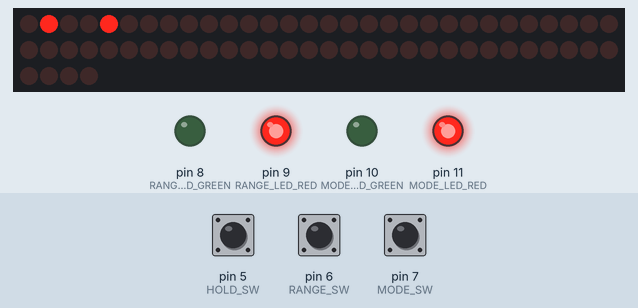
Bench run of a sketch on a simulated Arduino Uno, built with avr-gcc and run on an emulated ATmega328P. On the bench: 64 shift-register outputs drawn as a row of LEDs (first output left, lit = HIGH), output pins drawn as LEDs (lit = HIGH). Wiring (inferred from the names in the program): 8 × shift register (74HC595): data pin 2; shift clock pin 3; latch pin 4. Wiring (inferred from the signals the program sends): row of LEDs: on Q0, Q1, Q2, Q3, Q4, Q5, Q6, Q7, Q8, Q9, Q10, Q11, Q12, Q13, Q14, Q15, Q16, Q17, Q18, Q19, Q20, Q21, Q22, Q23, Q24, Q25, Q26, Q27, Q28, Q29, Q30, Q31, Q32, Q33, Q34, Q35, Q36, Q37, Q38, Q39, Q40, Q41, Q42, Q43, Q44, Q45, Q46, Q47, Q48, Q49, Q50, Q51, Q52, Q53, Q54, Q55, Q56, Q57, Q58, Q59, Q60, Q61, Q62, Q63. Inputs (shaded band) come from the test bench; at power-on: pin 6 (RANGE_SW) HIGH, pin 7 (MODE_SW) HIGH, pin 5 (HOLD_SW) HIGH. Pins used as bus, display or sensor lines are not drawn.

Above: at 1.2 s.
1.3 s: pin 6 (RANGE_SW) pulled LOW for 0.15 s
At 1.9 s:
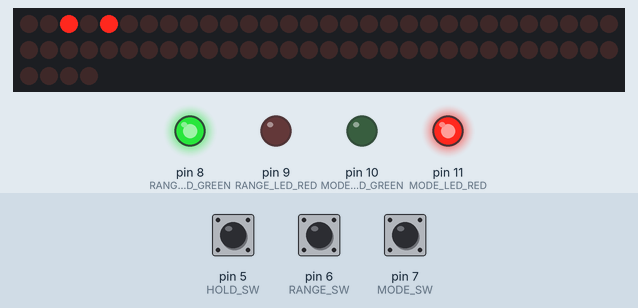
2.9 s: pin 7 (MODE_SW) pulled LOW for 0.15 s
At 3.3 s:
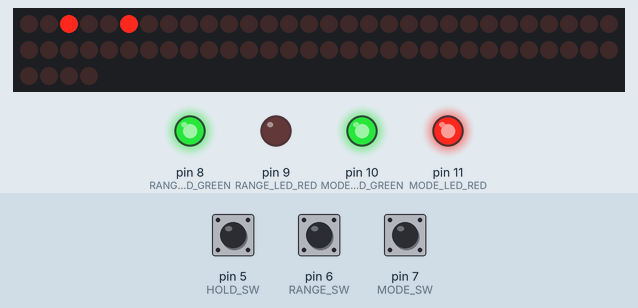
4.5 s: pin 6 (RANGE_SW) pulled LOW for 1 s
At 5.8 s:
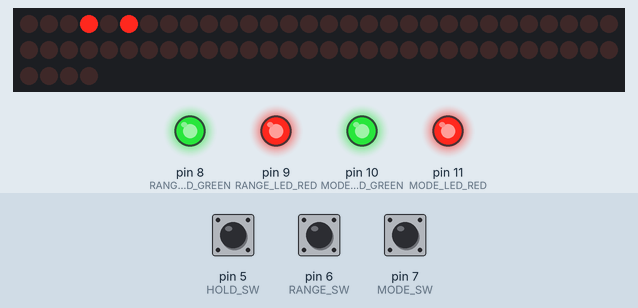
7.0 s: pin 7 (MODE_SW) pulled LOW for 1 s
At 7.9 s:
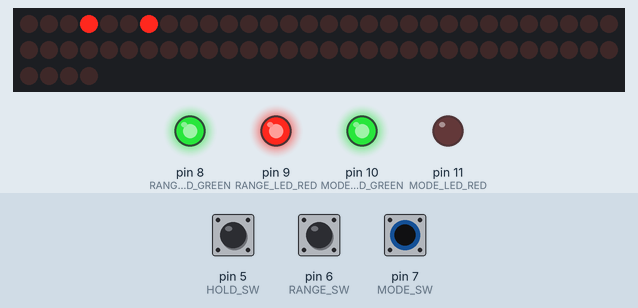
9.5 s: pin 5 (HOLD_SW) pulled LOW for 0.15 s
At 9.9 s:
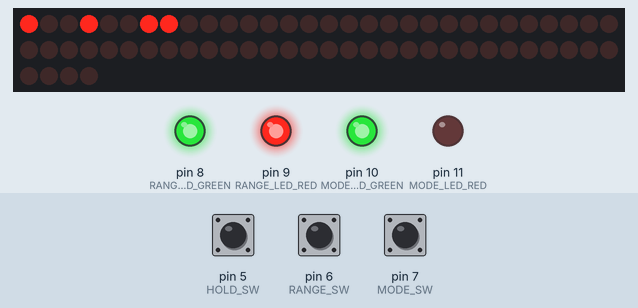
11.1 s: pin 6 (RANGE_SW) pulled LOW for 0.15 s
At 12.4 s:
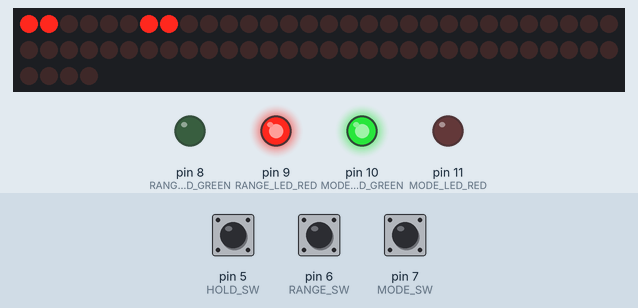
Timing chart, 0 to 13.7 s (numbered marks = the images above; inputs shaded):
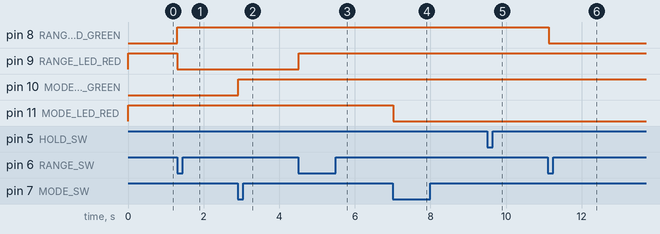

The sketch:

Poly61ArpButtons.ino
```cpp
/*
  ShiftRegister74HC595 - Library for simplified control of 74HC595 shift registers.
  Developed and maintained by Timo Denk and contributers, since Nov 2014.
  Additional information is available at https://timodenk.com/blog/shift-register-arduino-library/
  Released into the public domain.
*/

#include <ShiftRegister74HC595.h>

// create a global shift register object
int numberOfShiftRegisters = 1;  // number of shift registers attached in series
int serialDataPin = 2;           // DS
int clockPin = 3;                // SHCP
int latchPin = 4;                // STCP
ShiftRegister74HC595<9> sr(serialDataPin, clockPin, latchPin);

#define HOLD_RELAY 0
#define RANGE_1_RELAY 1
#define RANGE_2_RELAY 2
#define RANGE_FULL_RELAY 3
#define MODE_DOWN_RELAY 4
#define MODE_UP_DOWN_RELAY 5
#define MODE_UP_RELAY 6
#define HOLD_LED 7

#define RANGE_LED_RED 9
#define RANGE_LED_GREEN 8
#define MODE_LED_RED 11
#define MODE_LED_GREEN 10

#define HOLD_SW 5
#define RANGE_SW 6
#define MODE_SW 7

// Variables to store button states and previous states for debouncing
bool holdState = false;
bool previousHoldState = false;

int rangeState = 0;
bool previousRangeState = false;

int modeState = 0;
bool previousModeState = false;

void setup() {
  // Initialize the button pins
  pinMode(HOLD_SW, INPUT_PULLUP);
  pinMode(RANGE_SW, INPUT_PULLUP);
  pinMode(MODE_SW, INPUT_PULLUP);

  // Initialize the LED pins
  pinMode(RANGE_LED_RED, OUTPUT);
  pinMode(RANGE_LED_GREEN, OUTPUT);
  pinMode(MODE_LED_RED, OUTPUT);
  pinMode(MODE_LED_GREEN, OUTPUT);

  // Turn off LEDs initially
  digitalWrite(RANGE_LED_RED, LOW);
  digitalWrite(RANGE_LED_GREEN, LOW);
  digitalWrite(MODE_LED_RED, LOW);
  digitalWrite(MODE_LED_GREEN, LOW);

  digitalWrite(RANGE_LED_RED, HIGH);
  digitalWrite(RANGE_LED_GREEN, LOW);
  sr.set(RANGE_2_RELAY, LOW);
  sr.set(RANGE_FULL_RELAY, LOW);
  sr.set(RANGE_1_RELAY, HIGH);

  digitalWrite(MODE_LED_RED, HIGH);
  digitalWrite(MODE_LED_GREEN, LOW);
  sr.set(MODE_UP_RELAY, LOW);
  sr.set(MODE_UP_DOWN_RELAY, LOW);
  sr.set(MODE_DOWN_RELAY, HIGH);
}

void loop() {
  // Latch behavior for HOLD_SW (toggle on/off each press)
  bool holdPressed = digitalRead(HOLD_SW) == LOW;
  if (holdPressed && !previousHoldState) {  // Button is pressed and was not pressed previously
    holdState = !holdState;                 // Toggle state
    if (holdState) {
      // Turn on HOLD LED
      sr.set(HOLD_LED, HIGH);
      sr.set(HOLD_RELAY, HIGH);
    } else {
      // Turn off HOLD LED
      sr.set(HOLD_LED, LOW);
      sr.set(HOLD_RELAY, LOW);
    }
  }
  previousHoldState = holdPressed;  // Update previous state for debounce

  // Latch behavior for RANGE_SW (3 positions)
  bool rangePressed = digitalRead(RANGE_SW) == LOW;
  if (rangePressed && !previousRangeState) {  // Button is pressed and was not pressed previously
    // Change rangeState in a cycle from 0 -> 1 -> 2
    rangeState = (rangeState + 1) % 3;

    if (rangeState == 0) {
      // Position 1: turn on RANGE_LED_RED
      digitalWrite(RANGE_LED_RED, HIGH);
      digitalWrite(RANGE_LED_GREEN, LOW);
      sr.set(RANGE_2_RELAY, LOW);
      sr.set(RANGE_FULL_RELAY, LOW);
      sr.set(RANGE_1_RELAY, HIGH);
    } else if (rangeState == 1) {
      // Position 2: turn on both RANGE LEDs
      digitalWrite(RANGE_LED_RED, LOW);
      digitalWrite(RANGE_LED_GREEN, HIGH);
      sr.set(RANGE_FULL_RELAY, LOW);
      sr.set(RANGE_1_RELAY, LOW);
      sr.set(RANGE_2_RELAY, HIGH);
    } else {
      // Position 3: turn on RANGE_LED_GREEN
      digitalWrite(RANGE_LED_RED, HIGH);
      digitalWrite(RANGE_LED_GREEN, HIGH);
      sr.set(RANGE_1_RELAY, LOW);
      sr.set(RANGE_2_RELAY, LOW);
      sr.set(RANGE_FULL_RELAY, HIGH);
    }
  }
  previousRangeState = rangePressed;  // Update previous state for debounce

  // Latch behavior for MODE_SW (3 positions)
  bool modePressed = digitalRead(MODE_SW) == LOW;
  if (modePressed && !previousModeState) {  // Button is pressed and was not pressed previously
    // Change modeState in a cycle from 0 -> 1 -> 2
    modeState = (modeState + 1) % 3;

    if (modeState == 0) {
      // Position 1: turn on MODE_LED_RED
      digitalWrite(MODE_LED_RED, HIGH);
      digitalWrite(MODE_LED_GREEN, LOW);
      sr.set(MODE_UP_RELAY, LOW);
      sr.set(MODE_UP_DOWN_RELAY, LOW);
      sr.set(MODE_DOWN_RELAY, HIGH);
    } else if (modeState == 1) {
      // Position 2: turn on both MODE LEDs
      digitalWrite(MODE_LED_RED, HIGH);
      digitalWrite(MODE_LED_GREEN, HIGH);
      sr.set(MODE_DOWN_RELAY, LOW);
      sr.set(MODE_UP_RELAY, LOW);
      sr.set(MODE_UP_DOWN_RELAY, HIGH);
    } else {
      // Position 3: turn on MODE_LED_GREEN
      digitalWrite(MODE_LED_RED, LOW);
      digitalWrite(MODE_LED_GREEN, HIGH);
      sr.set(MODE_DOWN_RELAY, LOW);
      sr.set(MODE_UP_DOWN_RELAY, LOW);
      sr.set(MODE_UP_RELAY, HIGH);
    }
  }
  previousModeState = modePressed;  // Update previous state for debounce

  delay(50);  // Small delay to debounce button presses
}
```

Measured:
- after the input at 1.3 s, pin 8 (RANGE_LED_GREEN): LOW → HIGH at once; pin 9 (RANGE_LED_RED): HIGH → LOW at once
- after the input at 2.9 s, pin 10 (MODE_LED_GREEN): LOW → HIGH at once
- after the input at 4.5 s, pin 9 (RANGE_LED_RED): LOW → HIGH at once
- after the input at 7.0 s, pin 11 (MODE_LED_RED): HIGH → LOW at once
- after the input at 11.1 s, pin 8 (RANGE_LED_GREEN): HIGH → LOW at once
